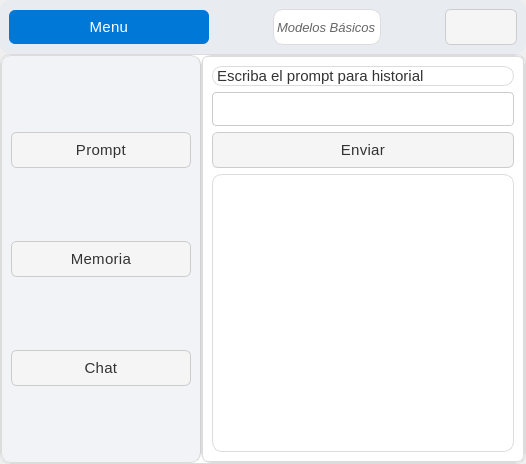
<?xml version="1.0" encoding="UTF-8"?>
<ui version="4.0">
 <class>Dialog</class>
 <widget class="QDialog" name="Dialog">
  <property name="geometry">
   <rect>
    <x>0</x>
    <y>0</y>
    <width>526</width>
    <height>464</height>
   </rect>
  </property>
  <property name="windowTitle">
   <string>Dialog</string>
  </property>
  <property name="styleSheet">
   <string notr="true">/* === Estilo general === */
QMainWindow {
    background-color: #f6f7fb;
    color: #333333;
    font-family: &quot;Segoe UI Variable&quot;, &quot;Roboto&quot;, &quot;Open Sans&quot;, sans-serif;
    font-size: 16px;
    font-weight: 300; /* Más delgada */
}

/* === Frames === */
QFrame {
    background-color: #ffffff;
    border-radius: 10px;
    border: 1px solid #dcdcdc;
}

/* Barra superior */
#frame_superior {
    background-color: #e8ecf1;
    border: none;
}

/* Panel lateral */
#frame_lateral {
    background-color: #f1f3f6;
    border-right: 1px solid #d1d1d1;
}

/* Área principal */
#frame_paginas {
    background-color: #ffffff;
}

/* === Botones === */
QPushButton {
    background-color: #f5f5f5;
    color: #333333;
    border: 1px solid #cccccc;
    border-radius: 6px;
    padding: 8px 14px;
    font-weight: 400;
    font-size: 15px;
    letter-spacing: 0.3px;
}

QPushButton:hover {
    background-color: #0078d7;
    color: #ffffff;
    border: 1px solid #0078d7;
}

QPushButton:pressed {
    background-color: #005a9e;
    color: #ffffff;
    border: 1px solid #005a9e;
}

/* Botón principal (Menú) */
#boton_menu {
    background-color: #0078d7;
    color: white;
    border: none;
    font-weight: 400;
}
#boton_menu:hover {
    background-color: #006cbe;
}
#boton_menu:pressed {
    background-color: #005a9e;
}

/* Botón salir */
#boton_salir {
    background-color: #e74c3c;
    color: white;
    border: none;
}
#boton_salir:hover {
    background-color: #c0392b;
}
#boton_salir:pressed {
    background-color: #a93226;
}

/* === Campos de texto === */
QLineEdit {
    background-color: #ffffff;
    color: #333333;
    border: 1px solid #cccccc;
    border-radius: 4px;
    padding: 6px 8px;
    font-size: 15px;
    font-weight: 300;
}

QLineEdit:focus {
    border: 1px solid #0078d7;
    background-color: #f9fcff;
}

/* === Labels === */
QLabel {
    color: #333333;
    font-weight: 300;
    font-size: 15px;
}

/* Label inferior o secundario */
#label {
    color: #666666;
    font-size: 13px;
    font-style: italic;
}

/* === Stacked Widget === */
QStackedWidget {
    background-color: #ffffff;
    border: 1px solid #dcdcdc;
    border-radius: 6px;
}

/* === Scrollbars === */
QScrollBar:vertical {
    border: none;
    background: #f0f0f0;
    width: 10px;
    border-radius: 4px;
}
QScrollBar::handle:vertical {
    background: #cccccc;
    min-height: 20px;
    border-radius: 4px;
}
QScrollBar::handle:vertical:hover {
    background: #0078d7;
}
QScrollBar::add-line:vertical,
QScrollBar::sub-line:vertical {
    height: 0;
}

/* === Layouts === */
QVBoxLayout, QHBoxLayout {
    spacing: 10px;
}

/* === Botones laterales === */
#boton_agregar, #boton_buscar, #boton_actualizar, #boton_eliminar, #boton_consultar {
    background-color: #ffffff;
    border: 1px solid #cccccc;
    color: #333333;
    font-weight: 400;
    font-size: 15px;
}

#boton_agregar:hover, 
#boton_buscar:hover, 
#boton_actualizar:hover, 
#boton_eliminar:hover,
#boton_consultar:hover {
    background-color: #e8f0fe;
    border: 1px solid #0078d7;
    color: #0078d7;
}

#boton_agregar:pressed, 
#boton_buscar:pressed, 
#boton_actualizar:pressed, 
#boton_eliminar:pressed ,
#boton_consultar:pressed{
    background-color: #cce0ff;
}

/* === Tooltips === */
QToolTip {
    background-color: #ffffff;
    color: #333333;
    border: 1px solid #0078d7;
    padding: 6px;
    border-radius: 4px;
    font-size: 14px;
}</string>
  </property>
  <layout class="QVBoxLayout" name="verticalLayout" stretch="1,8">
   <property name="spacing">
    <number>0</number>
   </property>
   <property name="leftMargin">
    <number>0</number>
   </property>
   <property name="topMargin">
    <number>0</number>
   </property>
   <property name="rightMargin">
    <number>0</number>
   </property>
   <property name="bottomMargin">
    <number>0</number>
   </property>
   <item>
    <widget class="QFrame" name="frame_superior">
     <property name="frameShape">
      <enum>QFrame::StyledPanel</enum>
     </property>
     <property name="frameShadow">
      <enum>QFrame::Raised</enum>
     </property>
     <layout class="QHBoxLayout" name="horizontalLayout">
      <item>
       <widget class="QPushButton" name="boton_menu">
        <property name="minimumSize">
         <size>
          <width>200</width>
          <height>0</height>
         </size>
        </property>
        <property name="maximumSize">
         <size>
          <width>200</width>
          <height>16777215</height>
         </size>
        </property>
        <property name="text">
         <string>Menu</string>
        </property>
        <property name="icon">
         <iconset>
          <normaloff>images/boton_menu.png</normaloff>images/boton_menu.png</iconset>
        </property>
        <property name="iconSize">
         <size>
          <width>32</width>
          <height>32</height>
         </size>
        </property>
       </widget>
      </item>
      <item>
       <spacer name="horizontalSpacer">
        <property name="orientation">
         <enum>Qt::Horizontal</enum>
        </property>
        <property name="sizeHint" stdset="0">
         <size>
          <width>55</width>
          <height>20</height>
         </size>
        </property>
       </spacer>
      </item>
      <item>
       <widget class="QLabel" name="label">
        <property name="text">
         <string>Modelos Básicos</string>
        </property>
       </widget>
      </item>
      <item>
       <spacer name="horizontalSpacer_2">
        <property name="orientation">
         <enum>Qt::Horizontal</enum>
        </property>
        <property name="sizeHint" stdset="0">
         <size>
          <width>55</width>
          <height>20</height>
         </size>
        </property>
       </spacer>
      </item>
      <item>
       <widget class="QPushButton" name="boton_cerrar">
        <property name="text">
         <string/>
        </property>
        <property name="icon">
         <iconset>
          <normaloff>images/boton_cerrar.png</normaloff>images/boton_cerrar.png</iconset>
        </property>
        <property name="iconSize">
         <size>
          <width>32</width>
          <height>32</height>
         </size>
        </property>
       </widget>
      </item>
     </layout>
    </widget>
   </item>
   <item>
    <widget class="QFrame" name="frame_central">
     <property name="frameShape">
      <enum>QFrame::StyledPanel</enum>
     </property>
     <property name="frameShadow">
      <enum>QFrame::Raised</enum>
     </property>
     <layout class="QHBoxLayout" name="horizontalLayout_2">
      <property name="spacing">
       <number>0</number>
      </property>
      <property name="leftMargin">
       <number>0</number>
      </property>
      <property name="topMargin">
       <number>0</number>
      </property>
      <property name="rightMargin">
       <number>0</number>
      </property>
      <property name="bottomMargin">
       <number>0</number>
      </property>
      <item>
       <widget class="QFrame" name="frame_lateral">
        <property name="minimumSize">
         <size>
          <width>200</width>
          <height>0</height>
         </size>
        </property>
        <property name="maximumSize">
         <size>
          <width>0</width>
          <height>16777215</height>
         </size>
        </property>
        <property name="frameShape">
         <enum>QFrame::StyledPanel</enum>
        </property>
        <property name="frameShadow">
         <enum>QFrame::Raised</enum>
        </property>
        <layout class="QVBoxLayout" name="verticalLayout_2">
         <item>
          <spacer name="verticalSpacer_3">
           <property name="orientation">
            <enum>Qt::Vertical</enum>
           </property>
           <property name="sizeHint" stdset="0">
            <size>
             <width>20</width>
             <height>55</height>
            </size>
           </property>
          </spacer>
         </item>
         <item>
          <widget class="QPushButton" name="boton_prompt">
           <property name="text">
            <string>Prompt</string>
           </property>
          </widget>
         </item>
         <item>
          <spacer name="verticalSpacer_2">
           <property name="orientation">
            <enum>Qt::Vertical</enum>
           </property>
           <property name="sizeHint" stdset="0">
            <size>
             <width>20</width>
             <height>54</height>
            </size>
           </property>
          </spacer>
         </item>
         <item>
          <widget class="QPushButton" name="boton_memoria">
           <property name="text">
            <string>Memoria</string>
           </property>
          </widget>
         </item>
         <item>
          <spacer name="verticalSpacer">
           <property name="orientation">
            <enum>Qt::Vertical</enum>
           </property>
           <property name="sizeHint" stdset="0">
            <size>
             <width>20</width>
             <height>55</height>
            </size>
           </property>
          </spacer>
         </item>
         <item>
          <widget class="QPushButton" name="boton_chat">
           <property name="text">
            <string>Chat</string>
           </property>
          </widget>
         </item>
         <item>
          <spacer name="verticalSpacer_4">
           <property name="orientation">
            <enum>Qt::Vertical</enum>
           </property>
           <property name="sizeHint" stdset="0">
            <size>
             <width>20</width>
             <height>54</height>
            </size>
           </property>
          </spacer>
         </item>
        </layout>
       </widget>
      </item>
      <item>
       <widget class="QFrame" name="frame_paginas">
        <property name="frameShape">
         <enum>QFrame::StyledPanel</enum>
        </property>
        <property name="frameShadow">
         <enum>QFrame::Raised</enum>
        </property>
        <layout class="QHBoxLayout" name="horizontalLayout_3">
         <property name="spacing">
          <number>0</number>
         </property>
         <property name="leftMargin">
          <number>0</number>
         </property>
         <property name="topMargin">
          <number>0</number>
         </property>
         <property name="rightMargin">
          <number>0</number>
         </property>
         <property name="bottomMargin">
          <number>0</number>
         </property>
         <item>
          <widget class="QStackedWidget" name="stackedWidget">
           <property name="currentIndex">
            <number>1</number>
           </property>
           <widget class="QWidget" name="page_prompt">
            <layout class="QVBoxLayout" name="verticalLayout_3">
             <item>
              <widget class="QLabel" name="label_2">
               <property name="text">
                <string>Escriba el prompt</string>
               </property>
              </widget>
             </item>
             <item>
              <widget class="QLineEdit" name="input_prompt"/>
             </item>
             <item>
              <widget class="QPushButton" name="boton_enviar">
               <property name="text">
                <string>Enviar</string>
               </property>
              </widget>
             </item>
             <item>
              <widget class="QTextEdit" name="output_response"/>
             </item>
            </layout>
           </widget>
           <widget class="QWidget" name="page_memoria">
            <layout class="QVBoxLayout" name="verticalLayout_4">
             <item>
              <widget class="QLabel" name="label_3">
               <property name="text">
                <string>Escriba el prompt para historial</string>
               </property>
              </widget>
             </item>
             <item>
              <widget class="QLineEdit" name="input_prompt_2"/>
             </item>
             <item>
              <widget class="QPushButton" name="boton_enviar_2">
               <property name="text">
                <string>Enviar</string>
               </property>
              </widget>
             </item>
             <item>
              <widget class="QTextEdit" name="output_response_2"/>
             </item>
            </layout>
           </widget>
           <widget class="QWidget" name="page_chat">
            <layout class="QVBoxLayout" name="verticalLayout_5">
             <item>
              <widget class="QLabel" name="label_4">
               <property name="text">
                <string>Escriba el prompt para chat</string>
               </property>
              </widget>
             </item>
             <item>
              <widget class="QLineEdit" name="input_prompt_3"/>
             </item>
             <item>
              <widget class="QPushButton" name="boton_enviar_3">
               <property name="text">
                <string>Enviar</string>
               </property>
              </widget>
             </item>
             <item>
              <widget class="QTextEdit" name="output_response_3"/>
             </item>
            </layout>
           </widget>
          </widget>
         </item>
        </layout>
       </widget>
      </item>
     </layout>
    </widget>
   </item>
  </layout>
 </widget>
 <resources/>
 <connections/>
</ui>
